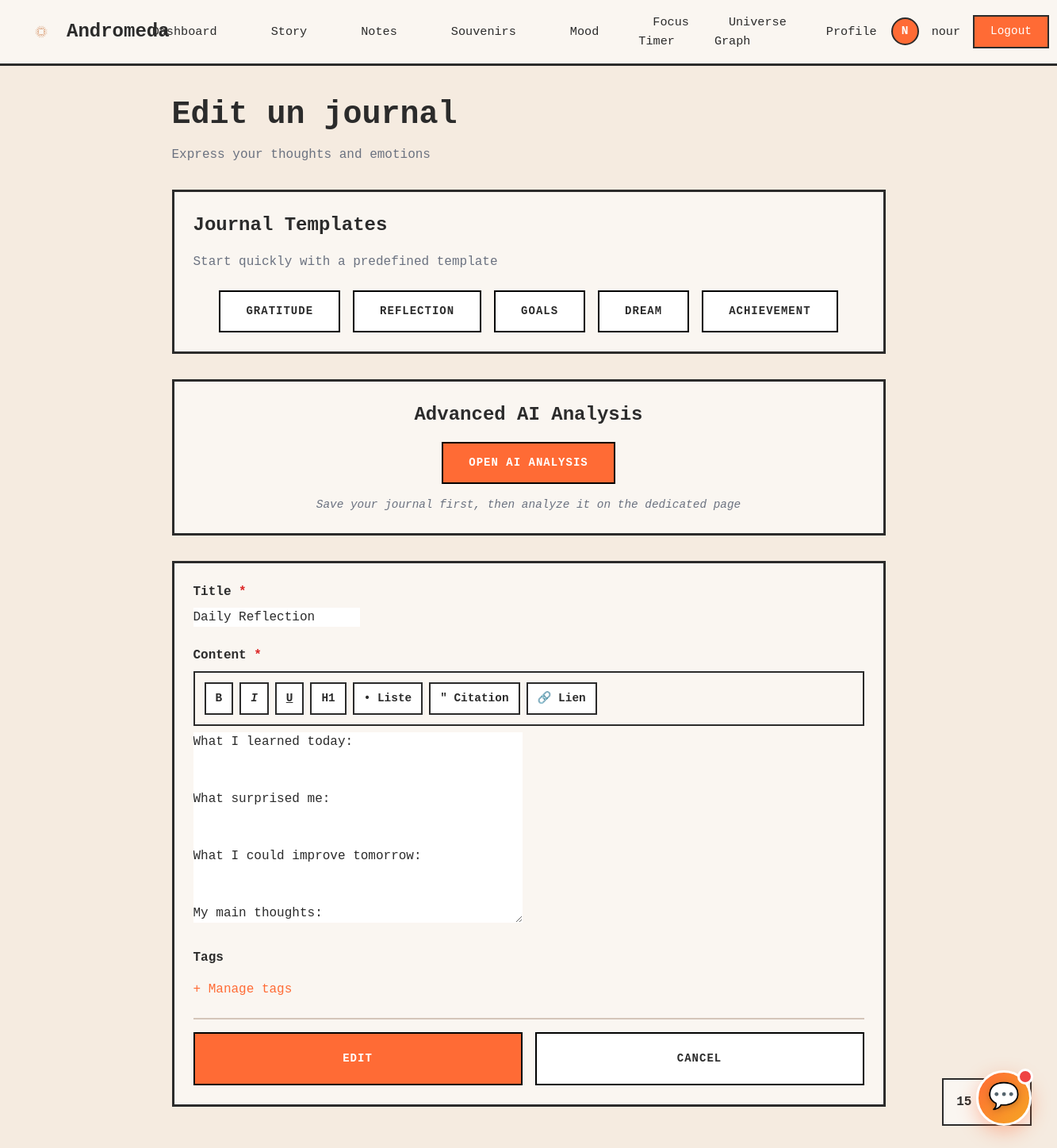
Screenshot of /journal/2/edit/ (signed in) with the database file from the repository.
### core/models.py (models this page shows, shortened)
class User(AbstractUser):
    avatar_url = models.URLField(blank=True, null=True)
    groups = models.ManyToManyField(
        'auth.Group',
        verbose_name='groups',
        blank=True,
        help_text='The groups this user belongs to.',
        related_name='core_users',
        related_query_name='core_user',
    )
    user_permissions = models.ManyToManyField(
        'auth.Permission',
        verbose_name='user permissions',
        blank=True,
        help_text='Specific permissions for this user.',
        related_name='core_users',
        related_query_name='core_user',
    )

class EntreeJournal(models.Model):
    utilisateur = models.ForeignKey('User', on_delete=models.CASCADE, related_name='entrees_journal')
    titre = models.CharField(max_length=200, help_text="Entry title")
    contenu_texte = models.TextField(help_text="Entry content")
    lieu = models.CharField(max_length=200, blank=True, default='', help_text="Location where the entry was written")
    meteo = models.CharField(max_length=50, blank=True, default='', help_text="Weather on the day")
    auto_summary = models.TextField(blank=True, default='', help_text="AI-generated summary")
    is_public = models.BooleanField(default=False, help_text="Public entry")
    is_favorite = models.BooleanField(default=False, help_text="Favorite entry")
    date_creation = models.DateTimeField(auto_now_add=True)
    updated_at = models.DateTimeField(auto_now=True)
    class Meta:
        verbose_name = "Journal Entry"
        verbose_name_plural = "Journal Entries"
        ordering = ['-date_creation']
        indexes = [
            models.Index(fields=['-date_creation']),
            models.Index(fields=['utilisateur', '-date_creation']),
        ]

### core/views_journal.py (the view)
# urls.py: path('journal/<int:pk>/edit/', views_journal.modifier_entree_journal, name='modifier_entree_journal'),
@login_required
def modifier_entree_journal(request, pk):
    entree = get_object_or_404(EntreeJournal, pk=pk, utilisateur=request.user)
    if request.method == 'POST':
        form = EntreeJournalForm(request.POST, instance=entree, user=request.user)
        if form.is_valid():
            entree = form.save()
            EntreeTag.objects.filter(entree_journal=entree).delete()
            tags = form.cleaned_data.get('tags')
            if tags:
                for tag in tags:
                    EntreeTag.objects.create(entree_journal=entree, tag=tag)
            EntreeHumeur.objects.filter(entree_journal=entree).delete()
            humeurs = form.cleaned_data.get('humeurs')
            if humeurs:
                for humeur in humeurs:
                    EntreeHumeur.objects.create(
                        entree_journal=entree,
                        humeur=humeur,
                        intensite=3
                    )
            messages.success(request, 'Journal entry updated successfully!')
            return redirect('core:detail_entree_journal', pk=entree.pk)
    else:
        form = EntreeJournalForm(instance=entree, user=request.user)
    context = {
        'form': form,
        'entree': entree,
        'action': 'Edit',
    }
    return render(request, 'core/journal/form_entree.html', context)

### core/templates/core/journal/form_entree.html (shortened to what this page needs)
{% extends "core/dashboard_base.html" %}
{% load static %}
{% block content %}
<div style="max-width: 900px; margin: 0 auto;">
    <div style="margin-bottom: 2rem;">
        <h1 style="font-size: 2.5rem; font-weight: bold; margin-bottom: 0.5rem;">{{ action }} un journal</h1>
        <p style="color: var(--text-gray); font-size: 1rem;">Express your thoughts and emotions</p>
    </div>
    <div class="card" style="margin-bottom: 2rem;">
        <h2 class="card-title">Journal Templates</h2>
        <p style="color: var(--text-gray); margin-bottom: 1.5rem;">Start quickly with a predefined template</p>
        <div style="display: flex; gap: 1rem; flex-wrap: wrap; justify-content: center;">
            <button type="button" onclick="applyTemplate('gratitude')" class="btn-secondary">Gratitude</button>
            <button type="button" onclick="applyTemplate('reflection')" class="btn-secondary">Reflection</button>
            <button type="button" onclick="applyTemplate('goals')" class="btn-secondary">Goals</button>
            <button type="button" onclick="applyTemplate('dream')" class="btn-secondary">Dream</button>
            <button type="button" onclick="applyTemplate('achievement')" class="btn-secondary">Achievement</button>
        </div>
    </div>
    <div class="card" style="margin-bottom: 2rem; text-align: center;">
        <h2 class="card-title">Advanced AI Analysis</h2>
        <a href="{% url 'core:page_analyse_ai' %}" class="btn-primary" style="display: inline-block;">Open AI Analysis</a>
        <p style="margin-top: 1rem; font-size: 0.9rem; color: var(--text-gray);">
            <em>Save your journal first, then analyze it on the dedicated page</em>
        </p>
    </div>
    <form method="post" id="entryForm" class="card">
        <div style="margin-bottom: 1.5rem;">
            <label for="{{ form.titre.id_for_label }}" style="display: block; font-weight: bold; margin-bottom: 0.5rem;">
                {{ form.titre.label }} <span style="color: #dc2626;">*</span>
            </label>
            {{ form.titre }}
        </div>
        <div style="margin-bottom: 1.5rem;">
            <label for="{{ form.contenu_texte.id_for_label }}" style="display: block; font-weight: bold; margin-bottom: 0.5rem;">
                {{ form.contenu_texte.label }} <span style="color: #dc2626;">*</span>
            </label>
            <div style="display: flex; gap: 0.5rem; padding: 0.75rem; background: var(--panel-bg); border: 2px solid var(--border-color); margin-bottom: 0.5rem; flex-wrap: wrap;">
                <button type="button" onclick="formatText('bold')" title="Gras (Ctrl+B)" style="padding: 0.5rem 0.75rem; background: white; border: 2px solid var(--border-color); cursor: pointer; font-weight: bold; color: var(--text-dark); font-size: 0.9rem;">
                    <strong>B</strong>
                </button>
                <button type="button" onclick="formatText('italic')" title="Italique (Ctrl+I)" style="padding: 0.5rem 0.75rem; background: white; border: 2px solid var(--border-color); cursor: pointer; font-weight: bold; color: var(--text-dark); font-size: 0.9rem;">
                    <em>I</em>
                </button>
                <button type="button" onclick="formatText('underline')" title="Souligné (Ctrl+U)" style="padding: 0.5rem 0.75rem; background: white; border: 2px solid var(--border-color); cursor: pointer; font-weight: bold; color: var(--text-dark); font-size: 0.9rem;">
                    <u>U</u>
                </button>
                <button type="button" onclick="formatText('heading')" title="Titre" style="padding: 0.5rem 0.75rem; background: white; border: 2px solid var(--border-color); cursor: pointer; font-weight: bold; color: var(--text-dark); font-size: 0.9rem;">
                    H1
                </button>
                <button type="button" onclick="formatText('list')" title="Liste" style="padding: 0.5rem 0.75rem; background: white; border: 2px solid var(--border-color); cursor: pointer; font-weight: bold; color: var(--text-dark); font-size: 0.9rem;">
                    • Liste
                </button>
                <button type="button" onclick="formatText('quote')" title="Citation" style="padding: 0.5rem 0.75rem; background: white; border: 2px solid var(--border-color); cursor: pointer; font-weight: bold; color: var(--text-dark); font-size: 0.9rem;">
                    " Citation
                </button>
                <button type="button" onclick="formatText('link')" title="Lien" style="padding: 0.5rem 0.75rem; background: white; border: 2px solid var(--border-color); cursor: pointer; font-weight: bold; color: var(--text-dark); font-size: 0.9rem;">
                    🔗 Lien
                </button>
            </div>
            {{ form.contenu_texte }}
        </div>
        <div style="margin-bottom: 1.5rem;">
            <label style="display: block; font-weight: bold; margin-bottom: 0.5rem;">Tags</label>
            <a href="{% url 'core:liste_tags' %}" style="display: inline-block; margin-top: 0.5rem; color: var(--accent-orange);">+ Manage tags</a>
        </div>
        <div style="display: flex; gap: 1rem; padding-top: 1rem; border-top: 2px solid var(--separator-color);">
            <button type="submit" class="btn-primary" style="flex: 1;">{{ action }}</button>
            <a href="{% url 'core:liste_entrees_journal' %}" class="btn-secondary" style="flex: 1; text-align: center; line-height: 2.5;">Cancel</a>
        </div>
    </form>
    <div id="wordCount" style="position: fixed; bottom: 2rem; right: 2rem; background: var(--panel-bg); border: 2px solid var(--border-color); color: var(--text-dark); padding: 1rem; font-weight: bold; font-size: 1rem; z-index: 100;">
    </div>
</div>
{% endblock %}

### core/templates/core/dashboard_base.html (shortened to what this page needs)
<!doctype html>
{% load static %}
<html lang="en">
<head>
    <script src="https://cdn.tailwindcss.com"></script>
    <link rel="stylesheet" href="{% static 'css/chase.css' %}">
</head>
<body>
    <nav class="navbar">
        <a href="{% url 'core:dashboard' %}" class="navbar-brand">
            <img src="{% static 'assets/logo.png' %}" alt="Andromeda Logo" onerror="this.style.display='none';">
            Andromeda
        </a>
        <ul class="navbar-menu" id="navbarMenu">
            <li><a href="{% url 'core:dashboard' %}" class="{% if request.resolver_match.url_name == 'dashboard' %}active{% endif %}">Dashboard</a></li>
            <li><a href="{% url 'core:story_inspiration' %}" class="{% if request.resolver_match.url_name == 'story_inspiration' %}active{% endif %}">Story</a></li>
            <li><a href="{% url 'notes:list' %}" class="{% if '/dashboard/notes/' in request.path %}active{% endif %}">Notes</a></li>
            <li><a href="{% url 'core:memories_dashboard' %}" class="{% if request.resolver_match.url_name == 'memories_dashboard' %}active{% endif %}">Souvenirs</a></li>
            <li><a href="{% url 'core:mood' %}" class="{% if request.resolver_match.url_name == 'mood' %}active{% endif %}">Mood</a></li>
            <li><a href="/focus/" class="{% if '/focus/' in request.path %}active{% endif %}">Focus Timer</a></li>
            <li><a href="/graph/" class="{% if '/graph/' in request.path %}active{% endif %}">Universe Graph</a></li>
            <li><a href="{% url 'core:profile' %}" class="{% if request.resolver_match.url_name == 'profile' %}active{% endif %}">Profile</a></li>
        </ul>
        <div class="navbar-user">
            {% if user.is_authenticated %}
                <div class="navbar-avatar">{{ user.username|slice:":1"|upper }}</div>
                <span class="navbar-username">{{ user.username }}</span>
                <form method="post" action="{% url 'logout' %}" style="display: inline;">
                    <button type="submit" class="btn-logout" style="margin: 0;">Logout</button>
                </form>
            {% else %}
                <a href="{% url 'login' %}" class="btn-logout">Login</a>
            {% endif %}
        </div>
    </nav>
    <div class="dashboard-container">
        {% block content %}{% endblock %}
    </div>
    <div id="chatbotFloat" onclick="toggleChatbot()" style="
        position: fixed;
        bottom: 2rem;
        right: 2rem;
        width: 70px;
        height: 70px;
        background: linear-gradient(135deg, var(--accent-orange) 0%, #f5a623 100%);
        border-radius: 50%;
        display: flex;
        align-items: center;
        justify-content: center;
        box-shadow: 0 8px 24px rgba(255, 107, 53, 0.4);
        cursor: pointer;
        transition: all 0.4s cubic-bezier(0.4, 0, 0.2, 1);
        z-index: 9999;
        border: 3px solid white;
        animation: floatPulse 3s ease-in-out infinite;
    " onmouseover="this.style.transform='scale(1.15) rotate(10deg)'; this.style.boxShadow='0 12px 32px rgba(255, 107, 53, 0.6)'" onmouseout="this.style.transform='scale(1) rotate(0deg)'; this.style.boxShadow='0 8px 24px rgba(255, 107, 53, 0.4)'">
        <span style="font-size: 2rem; filter: drop-shadow(0 2px 4px rgba(0,0,0,0.2));">💬</span>
    </div>
</body>
</html>

### core/templates/core/dashboard_base.html (style rules this page uses)
:root { --page-bg: #f5ebe0; --panel-bg: #faf6f1; --border-color: #2b2b2b; --accent-orange: #ff6b35; --text-dark: #2b2b2b; --text-gray: #6b7280; --separator-color: #d4c5b9; }
* { margin: 0; padding: 0; box-sizing: border-box; }
html { font-size: 16px; scroll-behavior: smooth; }
body { background: var(--page-bg) !important; color: var(--text-dark) !important; font-family: 'Courier New', monospace; -webkit-font-smoothing: antialiased; min-height: 100vh; }
.navbar { background: var(--panel-bg); border-bottom: 3px solid var(--border-color); padding: 1rem 2rem; display: flex; align-items: center; justify-content: space-between; position: sticky; top: 0; z-index: 1000; }
.navbar-brand { display: flex; align-items: center; gap: 0.75rem; font-size: 1.5rem; font-weight: bold; color: var(--text-dark); text-decoration: none; }
.navbar-brand img { width: 40px; height: 40px; object-fit: contain; }
.navbar-menu { display: flex; align-items: center; gap: 2rem; list-style: none; }
.navbar-menu a { color: var(--text-dark); text-decoration: none; font-size: 0.95rem; transition: color 0.2s ease; padding: 0.5rem 1rem; border: 2px solid transparent; }
.navbar-user { display: flex; align-items: center; gap: 1rem; }
.navbar-avatar { width: 35px; height: 35px; border-radius: 50%; background: var(--accent-orange); color: white; display: flex; align-items: center; justify-content: center; font-weight: bold; font-size: 0.9rem; border: 2px solid var(--border-color); }
.navbar-username { font-size: 0.95rem; color: var(--text-dark); }
.btn-logout { padding: 0.5rem 1.25rem; background: var(--accent-orange); color: white; border: 2px solid var(--border-color); cursor: pointer; font-family: 'Courier New', monospace; font-size: 0.9rem; transition: opacity 0.2s ease; text-decoration: none; display: inline-block; }
.dashboard-container { max-width: 1400px; margin: 0 auto; padding: 2rem; }
.card { background: var(--panel-bg); border: 3px solid var(--border-color); padding: 1.5rem; margin-bottom: 1.5rem; }
.card-title { font-size: 1.5rem; font-weight: bold; margin-bottom: 1rem; color: var(--text-dark); }
.btn-primary { background: var(--accent-orange); color: #FFFFFF; border: 2px solid #000000; border-radius: 0px; padding: 14px 32px; font-size: 14px; font-weight: 700; text-transform: uppercase; letter-spacing: 1px; cursor: pointer; transition: all 0.2s; box-shadow: none; font-family: 'Courier New', monospace; text-decoration: none; display: inline-block; }
.btn-secondary { background:#FFFFFF; color:var(--text-dark); border:2px solid #000000; border-radius:0; padding:14px 32px; font-size:14px; font-weight:700; text-transform:uppercase; letter-spacing:1px; cursor:pointer; transition: all 0.2s; font-family: 'Courier New', monospace; text-decoration: none; display: inline-block; }
#chatbotFloat::before { content: ''; position: absolute; top: -5px; right: -5px; width: 20px; height: 20px; background: #ef4444; border-radius: 50%; border: 3px solid white; animation: pulse 2s ease-in-out infinite; }

### rows the page displays
User: username "N", username "nour"
EntreeJournal: titre "Daily Reflection", contenu_texte "What I learned today: What surprised me: What I could improve tomorrow: My main thoughts:"

### other values shown
{{ action }} "Edit"
{{ action }} "EDIT"
